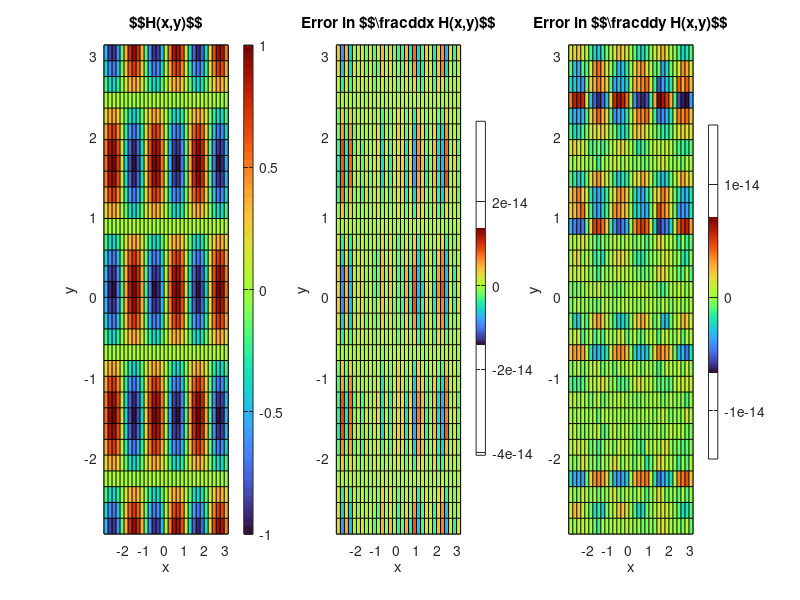

Recreate this plot in MATLAB.
N = 32;
L = 2*pi;
h = L/N;
x = h*(1:N)'-L/2;
[X,Y] = meshgrid(x,x);

sig = 100;
H = @(x,y) sin(3*x).*cos(2*y);
H_x = @(x,y) 3*cos(3*x).*cos(2*y);
H_y = @(x,y) -2*sin(3*x).*sin(2*y);

%%%%%%%%%%%
kk = [0:N/2-1 0 -N/2+1:-1]';
kk2 = [0:N/2 -N/2+1:-1]';
ik = ((2*pi)/L)*1i*kk;
ik2 = ((2*pi)/L)*1i*kk2;

[ikX,ikY] = meshgrid(ik,ik);
[ik2X,ik2Y] = meshgrid(ik2,ik2);


fft_H_x = ifft2(ikX.*fft2(H(X,Y)));
fft_H_y = ifft2(ikY.*fft2(H(X,Y)));
%%%%%%%%%%
clf
colormap(turbo)
subplot(1,3,1)
pcolor(X,Y,H(X,Y));
hold all
title('$$H(x,y)$$')
xlabel('x')
ylabel('y')
colorbar
subplot(1,3,2)
pcolor(X,Y,((H_x(X,Y)-fft_H_x)));
title('Error in $$\frac{d}{dx} H(x,y)$$')
colorbar
xlabel('x')
ylabel('y')
subplot(1,3,3)
pcolor(X,Y,((H_y(X,Y)-fft_H_y)));
title('Error in $$\frac{d}{dy} H(x,y)$$')
colorbar
xlabel('x')
ylabel('y')